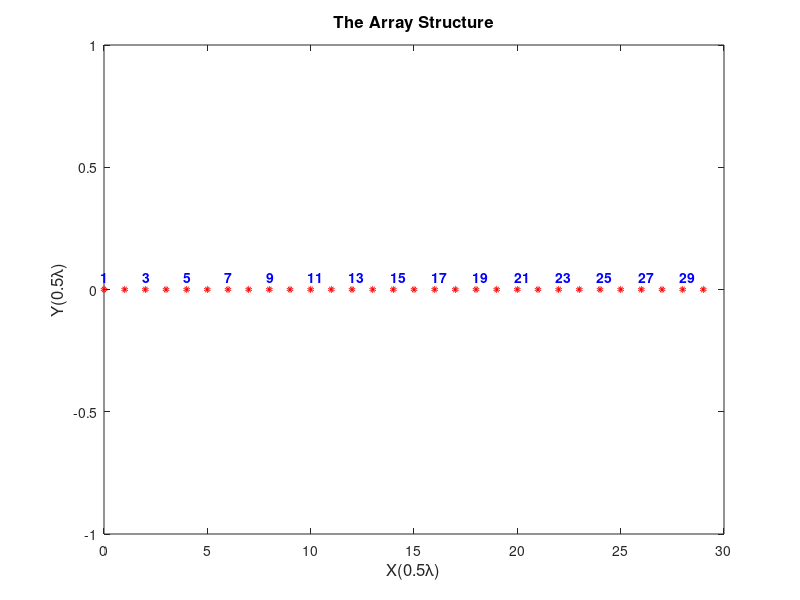
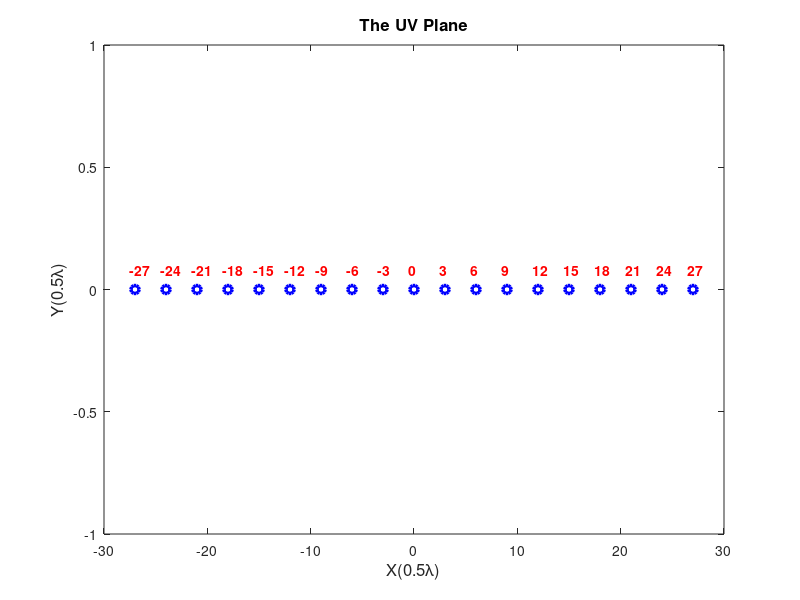

Recreate these plots in MATLAB, in order.
clear all;
close all;
figure()
x=0:29;
y=ones(1,30)*0;
plot(x,y,'or','MarkerSize',2,'LineWidth',3)
for i=1:2:30
    text(x(i)-0.15,y(i)+0.05,num2str(i),'Color','b','FontWeight','bold');
end
xlabel('X(0.5\lambda)','FontSize',12,'LineWidth',2);
ylabel('Y(0.5\lambda)','FontSize',12,'LineWidth',2);
title('The Array Structure','FontSize',12,'LineWidth',2)


figure()
x=-27:3:28;
y=ones(1,length(x))*0;
plot(x,y,'ob','MarkerSize',6,'LineWidth',2.5)
for i=1:length(x)
    text(x(i)-0.5,y(i)+0.08,num2str(x(i)),'Color','r','FontWeight','bold');
end
xlabel('X(0.5\lambda)','FontSize',12,'LineWidth',2);
ylabel('Y(0.5\lambda)','FontSize',12,'LineWidth',2);
title('The UV Plane','FontSize',12,'LineWidth',2)